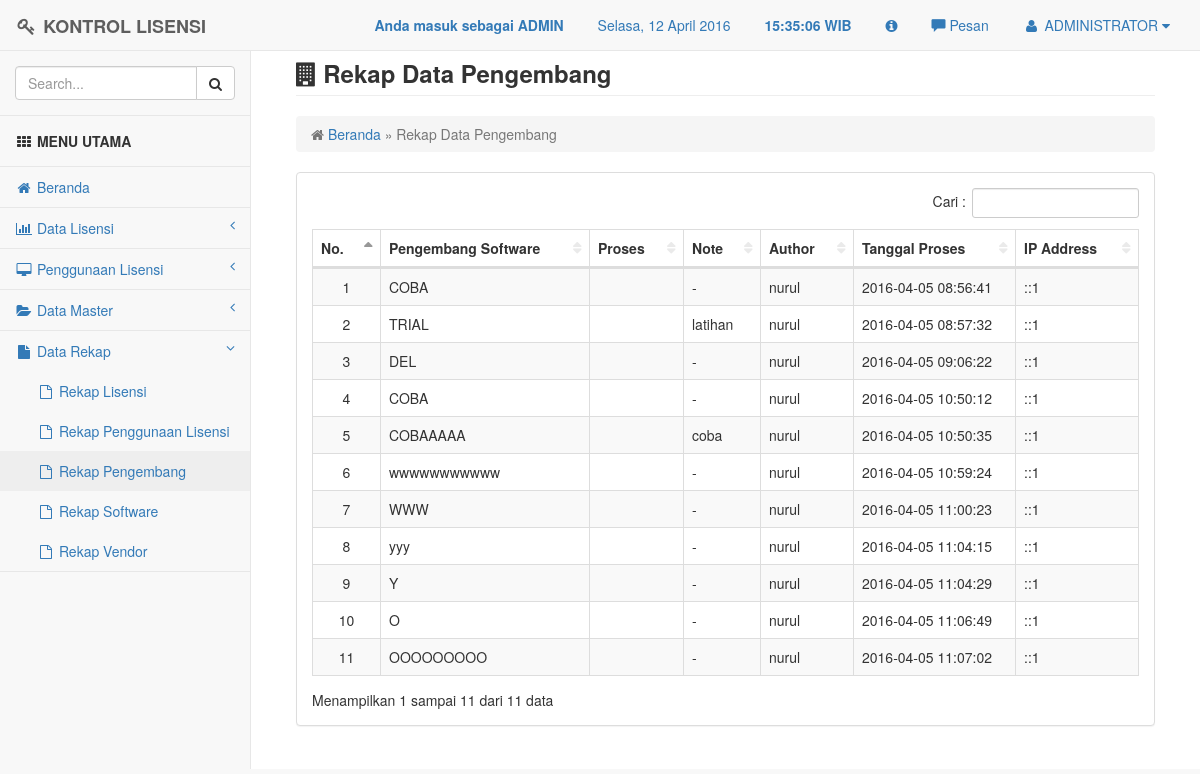
/pengembang/pengembang_rekap.php (signed in), run on the app's committed database.
### tables this page shows
CREATE TABLE `t_user` (
  `nama_lengkap` varchar(20) NOT NULL,
  `userid` varchar(20) NOT NULL,
  `password` varchar(100) NOT NULL,
  `level` varchar(10) NOT NULL
);

CREATE TABLE `t_pengembang_history` (
  `id` int(11) NOT NULL AUTO_INCREMENT,
  `pengembang` varchar(30) NOT NULL,
  `aksi` varchar(30) NOT NULL,
  `note` text NOT NULL,
  `tgl_input` datetime NOT NULL,
  `pic_input` varchar(30) NOT NULL,
  `ip_address` varchar(50) NOT NULL,
  PRIMARY KEY (`id`)
);

### pengembang/pengembang_rekap.php (the view, shortened to what this page needs)
<?php
include "../config/header.php";
include '../config/config.php';
?>
<div id="page-wrapper">
    <div class="container-fluid">
        <div class="row">
            <div class="col-lg-12">
                <h3 class="page-header"><i class="fa fa-building"></i><strong> Rekap Data Pengembang</strong></h3>
                <ol class="breadcrumb">
                    <li class="active">
                        <i class="fa fa-home"></i>
						<a href="../config/index.php" title="Kembali ke Beranda"> Beranda</a> &raquo; Rekap Data Pengembang
                    </li>
                </ol>
            </div>
        </div>
        <div class="row">
            <div class="col-lg-12">
                <div class="panel panel-default">
                    <div class="panel-body">
					<table id="tbl" class="table table-striped table-bordered table-hover" width="100%">
					<thead>
						<tr>
							<th>No.</th>
							<th>Pengembang Software</th>
							<th>Proses</th>
							<th>Note</th>
							<th>Author</th>
							<th>Tanggal Proses</th>
							<th>IP Address</th>
						</tr>
					</thead>
					<tbody>
					<?php
						$res = $mysqli->query("SELECT * FROM t_pengembang_history");
						$no = 1;
						while ($row = $res->fetch_assoc())
						{
					?>
						<tr>
							<td align="center"><?php echo $no; ?></td>
							<td><?php echo $row['pengembang'] ?></td>
							<td><?php echo $row['proses'] ?></td>
							<td><?php echo $row['note'] ?></td>
							<td><?php echo $row['pic_input'] ?></td>
							<td><?php echo $row['tgl_input'] ?></td>
							<td><?php echo $row['ip_address'] ?></td>
						</tr>
						<?php
							$no++;
						}
						?>
					</tbody>
					</table>
					</div>
                </div>
            </div>
		</div>
    </div>
</div>
<?php
include "../config/footer.php";
?>

### config/header.php (shortened to what this page needs)
<!DOCTYPE html>
<html>
<head>
    <link href="../assets/plugins/bootstrap/dist/css/bootstrap.min.css" rel="stylesheet">
    <link href="../assets/plugins/metisMenu/dist/metisMenu.min.css" rel="stylesheet">
    <link href="../assets/plugins/datatables-plugins/integration/bootstrap/3/dataTables.bootstrap.css" rel="stylesheet">
    <link href="../assets/plugins/bootstrap/dist/css/bootstrap-datepicker.css" rel="stylesheet">
	<link href="../assets/plugins/validator/css/bootstrapValidator.css" rel="stylesheet" type="text/css" >
	<link href="../assets/css/style.css" rel="stylesheet">
    <link href="../assets/font-awesome/css/font-awesome.min.css" rel="stylesheet" type="text/css">
	<link href="../assets/plugins/chosen/chosen.css" rel="stylesheet">
	<link href="../assets/plugins/fileinput/fileinput.css" rel="stylesheet">
	<link href="../assets/plugins/fancybox/jquery.fancybox.css?v=2.1.5" media="screen" rel="stylesheet" type="text/css" />
</head>
<body>
    <div id="wrapper">
        <nav class="navbar navbar-default navbar-fixed-top" role="navigation" style="margin-bottom: 0">
			<div class="navbar-header">
                <a class="navbar-brand" href="index.html"><i class="fa fa-key fa-fw"></i> <strong>KONTROL LISENSI</strong></a>
            </div>
			<ul class="nav navbar-top-links navbar-right">
				<li class="dropdown">
				<?php
				if ($_SESSION['level'] == "admin"){
				?>
					<a><blink><strong>Anda masuk sebagai ADMIN</strong></blink></a>
                <?php
				}
				else if ($_SESSION['level'] == "user"){
				?>
					<a><blink><strong>Anda masuk sebagai USER</strong></blink></a>
				<?php
				}
				?>
				</li>
				<li class="dropdown"><a><span id="dates"><span id="the-day">Hari, 00 Bulan 0000</span></a></li>
				<li class="dropdown"><a><strong><span id="the-time"> 00:00:00 </span> WIB</strong></span></a></li>
                <li class="dropdown"><a data-toggle="modal" data-target="#myModal" href="#" title="Tentang Kami"><i class="fa fa-info-circle"></i></a></li>
                <li><a id="pesan_sedia" href="#" data-toggle="modal" data-target="#modalpesan"><span class='glyphicon glyphicon-comment'></span>  Pesan</a></li>
				<li class="dropdown">
					<?php
					$aksi = "select * from t_user where userid = '".$_SESSION['userid']."'";
					$hasil = mysql_query($aksi);
					$data = mysql_fetch_array ($hasil);
					?>
                    <a class="dropdown-toggle" data-toggle="dropdown" href="#">
                        <i class="fa fa-user fa-fw"></i> <?php echo $data['nama_lengkap'];?>  <i class="fa fa-caret-down"></i>
                    </a>
				</li>
			</ul>
            <?php
			include "menu.php";
			?>
        </nav>
		<br>

### assets/css/style.css (style rules this page uses)
body { background-color: #f8f8f8; }
#wrapper { width: 100%; }
#page-wrapper { padding: 0 15px; min-height: 568px; background-color: #fff; }
@media (min-width:768px) { #page-wrapper { position: inherit; margin: 0 0 0 250px; padding: 0 30px; border-left: 1px solid #e7e7e7; } }
.navbar-top-links { margin-right: 0; }
.navbar-top-links li { display: inline-block; }
.navbar-top-links li:last-child { margin-right: 15px; }
.navbar-top-links li a { padding: 15px; min-height: 50px; }
table.dataTable thead .sorting, table.dataTable thead .sorting_asc, table.dataTable thead .sorting_desc, table.dataTable thead .sorting_asc_disabled, table.dataTable thead .sorting_desc_disabled { background: 0 0; }
table.dataTable thead .sorting_asc:after { content: "\f0de"; float: right; font-family: fontawesome; }
table.dataTable thead .sorting:after { content: "\f0dc"; float: right; font-family: fontawesome; color: rgba(50,50,50,.5); }

### data on the page
t_user: nama_lengkap "ADMINISTRATOR"
t_pengembang_history: pengembang "COBA", note "-", pic_input "nurul", tgl_input "2016-04-05 08:56:41", ip_address "::1"
t_pengembang_history: pengembang "TRIAL", note "latihan", pic_input "nurul", tgl_input "2016-04-05 08:57:32", ip_address "::1"
t_pengembang_history: pengembang "DEL", note "-", pic_input "nurul", tgl_input "2016-04-05 09:06:22", ip_address "::1"
t_pengembang_history: pengembang "COBA", note "-", pic_input "nurul", tgl_input "2016-04-05 10:50:12", ip_address "::1"
t_pengembang_history: pengembang "COBAAAAA", note "coba", pic_input "nurul", tgl_input "2016-04-05 10:50:35", ip_address "::1"
t_pengembang_history: pengembang "wwwwwwwwwww", note "-", pic_input "nurul", tgl_input "2016-04-05 10:59:24", ip_address "::1"
t_pengembang_history: pengembang "WWW", note "-", pic_input "nurul", tgl_input "2016-04-05 11:00:23", ip_address "::1"
t_pengembang_history: pengembang "yyy", note "-", pic_input "nurul", tgl_input "2016-04-05 11:04:15", ip_address "::1"
t_pengembang_history: pengembang "Y", note "-", pic_input "nurul", tgl_input "2016-04-05 11:04:29", ip_address "::1"
t_pengembang_history: pengembang "O", note "-", pic_input "nurul", tgl_input "2016-04-05 11:06:49", ip_address "::1"
t_pengembang_history: pengembang "OOOOOOOOO", note "-", pic_input "nurul", tgl_input "2016-04-05 11:07:02", ip_address "::1"
